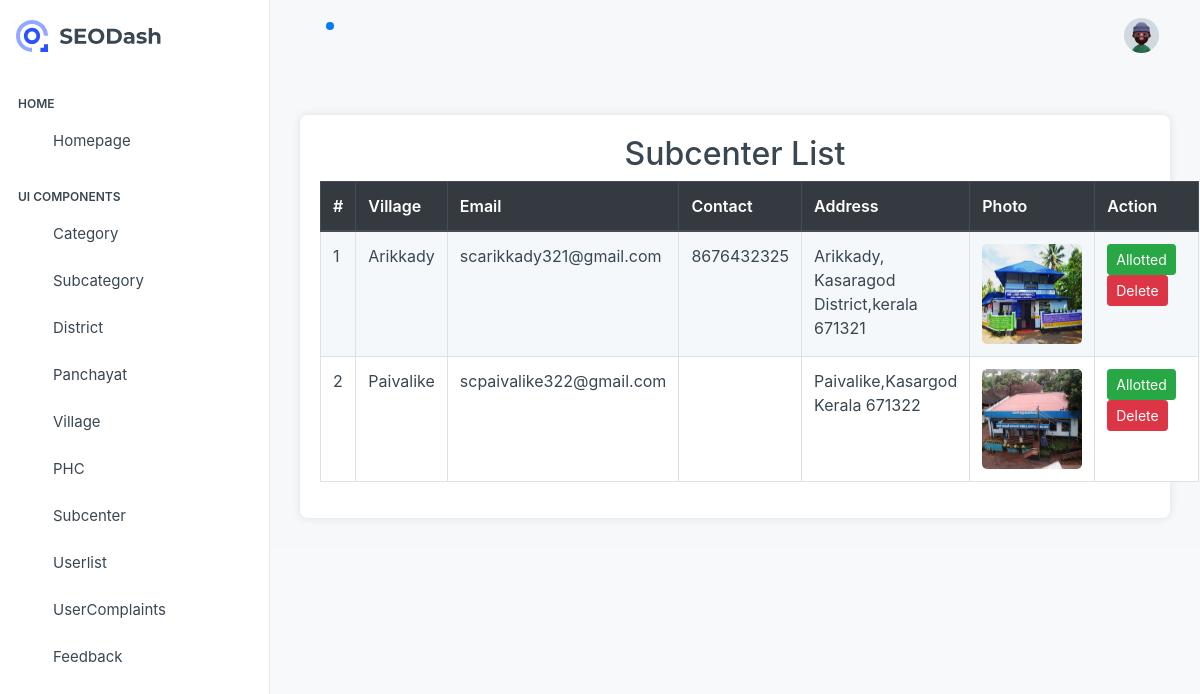
The app's page /project/Admin/Subcenterlist.php (signed in) with its own data.
### tables this page shows
CREATE TABLE `tbl_subcenter` (
  `sc_id` int(11) NOT NULL,
  `sc_email` varchar(50) NOT NULL,
  `sc_contact` varchar(50) NOT NULL,
  `sc_password` varchar(50) NOT NULL,
  `sc_address` varchar(100) NOT NULL,
  `sc_photo` varchar(200) NOT NULL,
  `village_id` int(11) NOT NULL
);

CREATE TABLE `tbl_village` (
  `village_id` int(11) NOT NULL,
  `village_name` varchar(50) NOT NULL,
  `panchayat_id` int(11) NOT NULL
);

### project/Admin/Subcenterlist.php (the view, shortened to what this page needs)
<?php
include('../Asset/connection/connection.php');
include('Head.php');
?>
<!DOCTYPE html>
<html lang="en">
<head>
    <link href="https://stackpath.bootstrapcdn.com/bootstrap/4.5.2/css/bootstrap.min.css" rel="stylesheet">
</head>
<body>
<div class="container">
    <div class="table-container">
        <h2 class="text-center">Subcenter List</h2>
        <table class="table table-bordered table-striped">
            <thead class="thead-dark">
                <tr>
                    <th>#</th>
                    <th>Village</th>
                    <th>Email</th>
                    <th>Contact</th>
                    <th>Address</th>
                    <th>Photo</th>
                    <th>Action</th>
                </tr>
            </thead>
            <tbody>
            <?php
            $i = 0;
            $selqry = "select * from tbl_subcenter s inner join tbl_village v on s.village_id=v.village_id";
            $result = $con->query($selqry);
            while ($row = $result->fetch_assoc()) {
                $i++;
                ?>
                <tr>
                    <td><?php echo $i ?></td>
                    <td><?php echo $row["village_name"]; ?></td>
                    <td><?php echo $row["sc_email"]; ?></td>
                    <td><?php echo $row["sc_contact"] ?></td>
                    <td><?php echo $row["sc_address"] ?></td>
                    <td>
                        <a href="../Asset/Files/Subcenter/<?php echo $row["sc_photo"] ?>" target="_blank">
                            <img src="../Asset/Files/Subcenter/<?php echo $row["sc_photo"] ?>" width="100" height="100" alt="Photo">
                        </a>
                    </td>
                    <td class="action-links">
                        <a href="subcentervaccination.php?did=<?php echo $row["sc_id"]; ?>" class="btn btn-success btn-sm">Allotted</a>
                        <a href="Subcenter.php?did=<?php echo $row["sc_id"]; ?>" class="btn btn-danger btn-sm">Delete</a>
                    </td>
                </tr>
                <?php
            }
            ?>
            </tbody>
        </table>
    </div>
</div>
</body>
</html>

### project/Admin/Subcenterlist.php (style rules this page uses)
body { background-color: #f8f9fa; }
.table-container { margin-top: 30px; background: white; padding: 20px; border-radius: 8px; box-shadow: 0 0 10px rgba(0, 0, 0, 0.1); }
img { border-radius: 5px; }
.action-links a { margin-right: 10px; }

### records on screen
tbl_subcenter: village.village_name "Arikkady", sc_email "scarikkady321@gmail.com", sc_contact "8676432325", sc_address "Arikkady, Kasaragod District,kerala 671321", sc_photo (picture)
tbl_subcenter: village.village_name "Paivalike", sc_email "scpaivalike322@gmail.com", sc_address "Paivalike,Kasargod Kerala 671322", sc_photo (picture)
